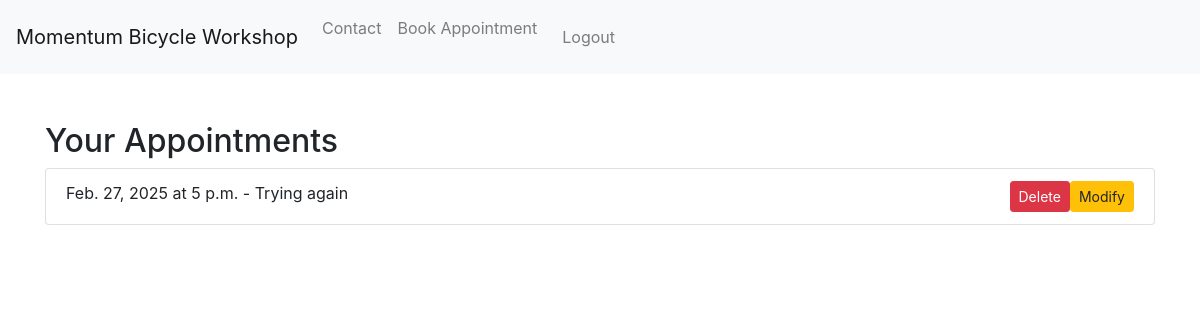
The page /appointment_list/ (signed in) on the database as committed earlier.
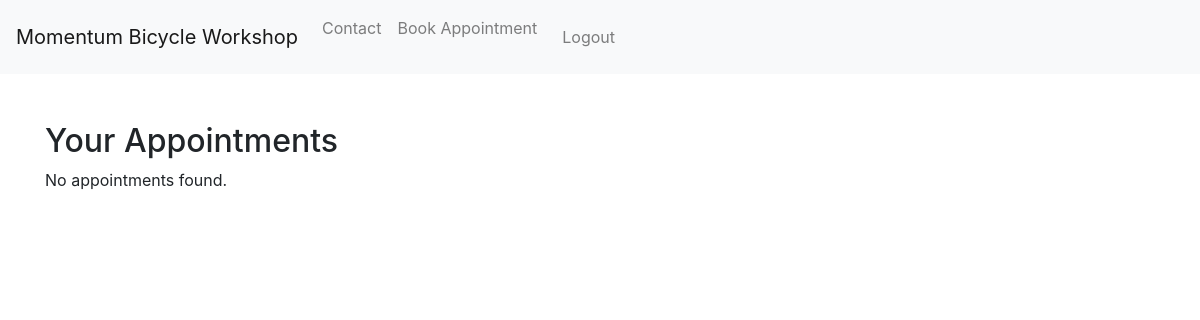
The same page on the database as committed later.
### myapp/models.py (models this page shows, shortened)
class Appointment(models.Model):
    user = models.ForeignKey(User, on_delete=models.CASCADE)  # Associate the appointment with a user
    date = models.DateField()
    time = models.TimeField()
    description = models.TextField(blank=True)  # Allowing blank descriptions
    photo = models.ImageField(upload_to='photos/', blank=True, null=True)
    completed = models.BooleanField(default=False)
    notified = models.BooleanField(default=False)
    class Meta:
        unique_together = ('user', 'date')  # or ('user', 'date', 'time') if you want to prevent double booking at the same time

### myapp/views.py (the view)
# urls.py: path('appointment_list/', appointment_list, name='appointment_list'),
@login_required
def appointment_list(request):
    appointments = Appointment.objects.filter(user=request.user).order_by('date')
    return render(request, 'myapp/appointment_list.html', {'appointments': appointments})

### myapp/templates/myapp/appointment_list.html (shortened to what this page needs)
{% load static %}
<!DOCTYPE html>
<html lang="en">
<head>
    <link rel="stylesheet" href="https://maxcdn.bootstrapcdn.com/bootstrap/4.5.2/css/bootstrap.min.css">
</head>
<body>
    {% include 'myapp/navbar.html' %}
    <div class="container mt-5">
        <h2>Your Appointments</h2>
        {% if appointments %}
        <ul class="list-group">
            {% for appointment in appointments %}
            <li class="list-group-item">
                {{ appointment.date }} at {{ appointment.time }} - {{ appointment.description }}
                <a href="{% url 'modify_appointment' appointment.id %}"
                    class="btn btn-warning btn-sm float-right">Modify</a>
                <button type="button" class="btn btn-danger btn-sm float-right" data-toggle="modal"
                    data-target="#deleteModal{{ appointment.id }}">
                    Delete
                </button>
            </li>
            {% empty %}
            <li class="list-group-item">No appointments booked.</li>
            {% endfor %}
        </ul>
        {% else %}
        <p>No appointments found.</p>
        {% endif %}
    </div>
</body>
</html>

Rows that differ between the two databases and show on the page:
removed Appointment: date "Feb. 27, 2025", time "5 p.m.", description "Trying again"
Other text that changed with them:
text now shown: "No appointments found."
